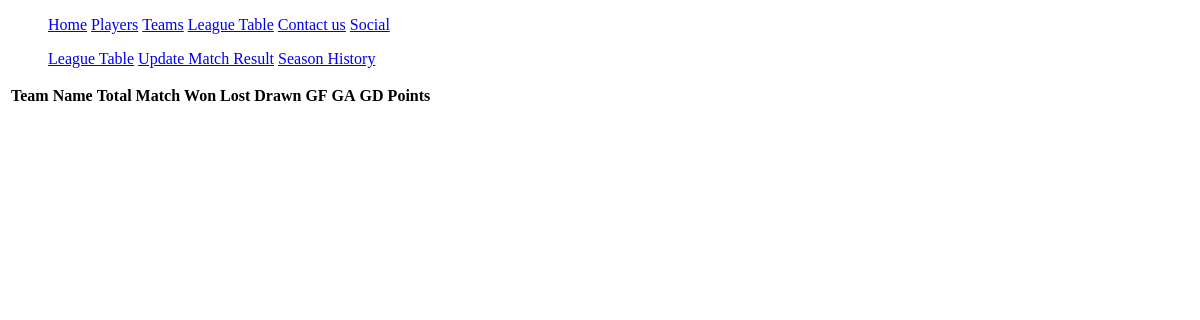
/league/, run on an earlier commit of the app's database.
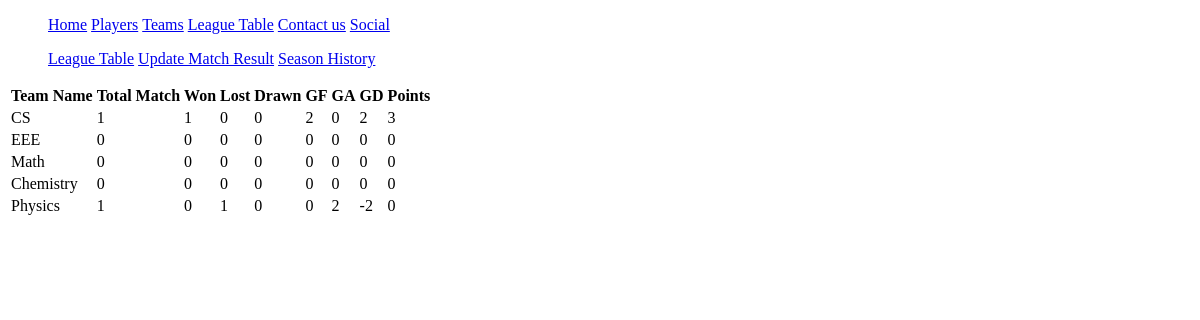
And on a later commit of the database.
### leaguestat/models.py (models this page shows)
class LeagueTable(models.Model):
    teamName = models.ForeignKey(Team, on_delete=models.CASCADE)
    totalMatch = models.PositiveIntegerField(default=0)
    won = models.PositiveIntegerField(default=0)
    lost =models.PositiveIntegerField(default=0)
    drawn = models.PositiveIntegerField(default=0)
    gf = models.PositiveIntegerField(default=0)
    ga = models.PositiveIntegerField(default=0)
    gd = models.IntegerField(default=0)
    points = models.PositiveIntegerField(default=0)

### team/models.py (models this page shows, shortened)
class Team(models.Model):
    teamID = models.PositiveIntegerField(unique=True)
    teamName = models.CharField(max_length=100,unique=True)
    managerName = models.CharField(max_length=100)
    teamSponsor = models.CharField(max_length=100)

### leaguestat/views.py (the view)
# urls.py: path('', views.league_table, name="league_table"),
def league_table(request):
    context = {}
    context["table"] = LeagueTable.objects.all().order_by('-points')
    return render(request, "leaguestat/league_table.html",context)

### leaguestat/templates/leaguestat/league_table.html (shortened to what this page needs)
{% extends "base.html" %}
{% block content %}
    {% include 'leaguestat/leaguestat_navbar.html' %}
    <table class="table table-bordered table-dark">
    <tr>
        <th>Team Name</th>
        <th>Total Match</th>
        <th>Won</th>
        <th>Lost</th>
        <th>Drawn</th>
        <th>GF</th>
        <th>GA</th>
        <th>GD</th>
        <th>Points</th>
    </tr>
    {% for d in table %}
    <tr>
        <td>{{d.teamName.teamName}}</td>
        <td>{{d.totalMatch}}</td>
        <td>{{d.won}}</td>
        <td>{{d.lost}}</td>
        <td>{{d.drawn}}</td>
        <td>{{d.gf}}</td>
        <td>{{d.ga}}</td>
        <td>{{d.gd}}</td>
        <td>{{d.points}}</td>
        </tr>
        {% endfor %}
    </table>
{% endblock content %}

### templates/base.html (shortened to what this page needs)
{% load static %}
<!DOCTYPE html>
<html lang="en" dir="ltr">
  <head>
  </head>
  <body>
    {% block navbar %}
        {% include 'base_navbar.html' %}
    {% endblock navbar %}
    {% block content %}{% endblock content %}
  </body>
</html>

### templates/base_navbar.html
 <ul>
    <li><a href="{% url 'home' %}">Home</a></li>
    <li><a href="{% url 'show_players' %}">Players</a></li>
    <li><a href="{% url 'show_teams' %}">Teams</a></li>
    <li><a href="{% url 'league_table' %}">League Table</a></li>
    <li><a href="{% url 'contact' %}">Contact us</a></li>
    <li><a href="{% url 'social' %}">Social</a></li>
</ul>

### leaguestat/templates/leaguestat/leaguestat_navbar.html
<div>
    <ul>
        <li><a href="{% url 'league_table' %}">League Table</a></li>
        <li><a href="{% url 'match_result' %}">Update Match Result</a></li>
        <li><a href="{% url 'match_history' %}">Season History</a></li>
    </ul>
</div>

### templates/base.html (style rules this page uses)
li { display: inline; }

What changed in the data, as far as the page shows it:
added LeagueTable: teamName.teamName "CS", totalMatch "1", won "1", lost "0", drawn "0", gf "2", ga "0", gd "2", points "3"
added LeagueTable: teamName.teamName "EEE", totalMatch "0", won "0", lost "0", drawn "0", gf "0", ga "0", gd "0", points "0"
added LeagueTable: teamName.teamName "Math", totalMatch "0", won "0", lost "0", drawn "0", gf "0", ga "0", gd "0", points "0"
added LeagueTable: teamName.teamName "Chemistry", totalMatch "0", won "0", lost "0", drawn "0", gf "0", ga "0", gd "0", points "0"
added LeagueTable: teamName.teamName "Physics", totalMatch "1", won "0", lost "1", drawn "0", gf "0", ga "2", gd "-2", points "0"
